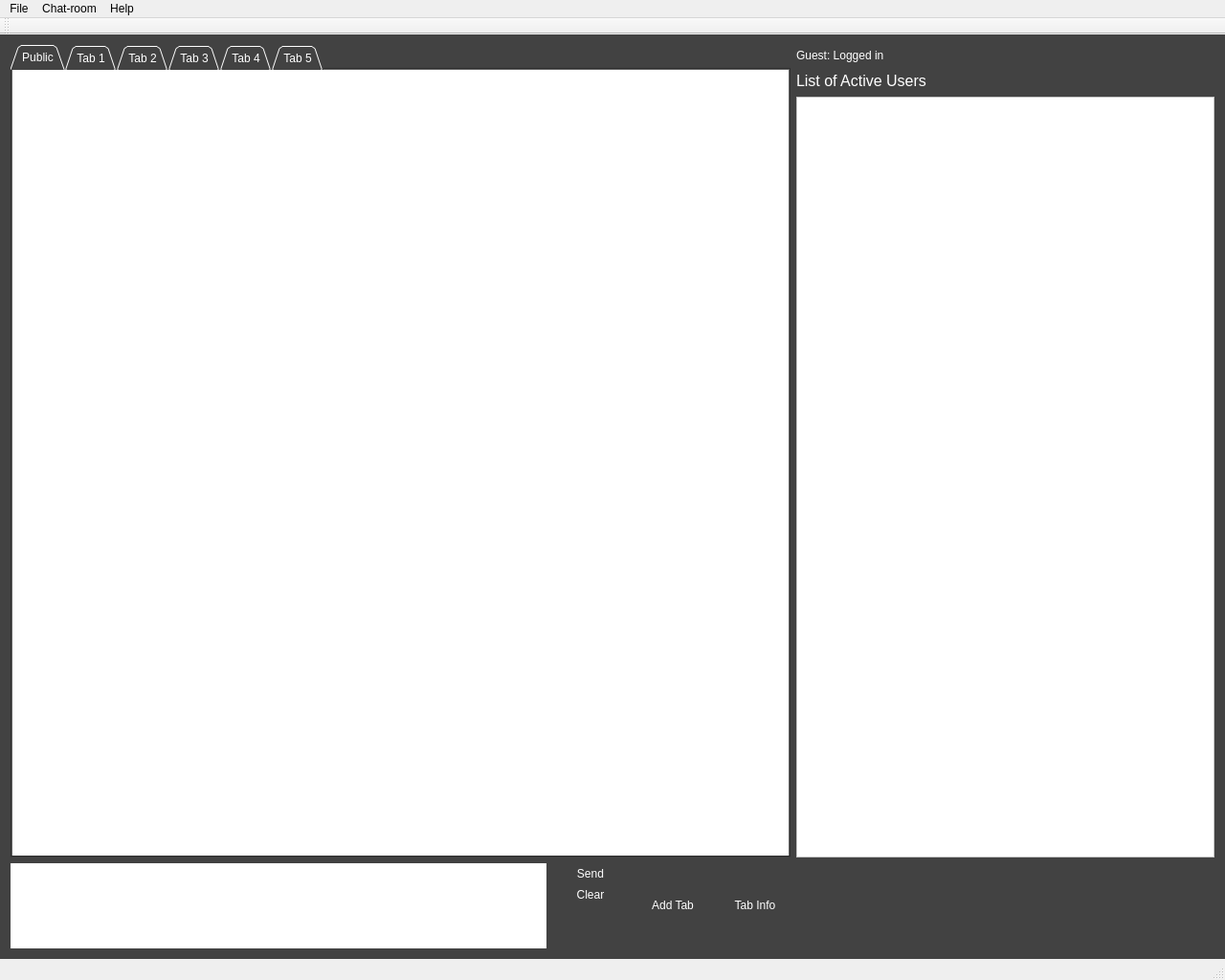
<?xml version="1.0" encoding="UTF-8"?>
<ui version="4.0">
 <class>Ventilate</class>
 <widget class="QMainWindow" name="Ventilate">
  <property name="geometry">
   <rect>
    <x>0</x>
    <y>0</y>
    <width>1280</width>
    <height>1024</height>
   </rect>
  </property>
  <property name="windowTitle">
   <string>Ventilate</string>
  </property>
  <widget class="QWidget" name="centralWidget">
   <property name="styleSheet">
    <string notr="true">background-color: rgb(66, 66, 66);</string>
   </property>
   <layout class="QVBoxLayout" name="verticalLayout_2">
    <item>
     <layout class="QHBoxLayout" name="horizontalLayout_2">
      <item>
       <widget class="QTabWidget" name="tbwChatrooms">
        <property name="minimumSize">
         <size>
          <width>811</width>
          <height>841</height>
         </size>
        </property>
        <property name="baseSize">
         <size>
          <width>811</width>
          <height>841</height>
         </size>
        </property>
        <property name="styleSheet">
         <string notr="true">color: rgb(255, 255, 255);</string>
        </property>
        <property name="tabShape">
         <enum>QTabWidget::Triangular</enum>
        </property>
        <property name="currentIndex">
         <number>0</number>
        </property>
        <property name="tabsClosable">
         <bool>false</bool>
        </property>
        <property name="tabBarAutoHide">
         <bool>false</bool>
        </property>
        <widget class="QWidget" name="t0">
         <attribute name="title">
          <string>Public</string>
         </attribute>
         <layout class="QHBoxLayout" name="horizontalLayout_3">
          <property name="spacing">
           <number>0</number>
          </property>
          <property name="leftMargin">
           <number>0</number>
          </property>
          <property name="topMargin">
           <number>0</number>
          </property>
          <property name="rightMargin">
           <number>0</number>
          </property>
          <property name="bottomMargin">
           <number>0</number>
          </property>
          <item>
           <widget class="QListWidget" name="lst0">
            <property name="styleSheet">
             <string notr="true">color: rgb(0, 0, 0);
background-color: rgb(255, 255, 255);</string>
            </property>
            <property name="frameShape">
             <enum>QFrame::NoFrame</enum>
            </property>
            <property name="frameShadow">
             <enum>QFrame::Plain</enum>
            </property>
            <property name="selectionMode">
             <enum>QAbstractItemView::NoSelection</enum>
            </property>
            <property name="flow">
             <enum>QListView::TopToBottom</enum>
            </property>
            <property name="wordWrap">
             <bool>true</bool>
            </property>
           </widget>
          </item>
         </layout>
        </widget>
        <widget class="QWidget" name="t1">
         <attribute name="title">
          <string>Tab 1</string>
         </attribute>
         <layout class="QVBoxLayout" name="verticalLayout_3">
          <property name="spacing">
           <number>0</number>
          </property>
          <property name="leftMargin">
           <number>0</number>
          </property>
          <property name="topMargin">
           <number>0</number>
          </property>
          <property name="rightMargin">
           <number>0</number>
          </property>
          <property name="bottomMargin">
           <number>0</number>
          </property>
          <item>
           <widget class="QListWidget" name="lst1">
            <property name="styleSheet">
             <string notr="true">color: rgb(0, 0, 0);
background-color: rgb(255, 255, 255);</string>
            </property>
           </widget>
          </item>
         </layout>
        </widget>
        <widget class="QWidget" name="t2">
         <attribute name="title">
          <string>Tab 2</string>
         </attribute>
         <layout class="QVBoxLayout" name="verticalLayout_4">
          <property name="spacing">
           <number>0</number>
          </property>
          <property name="leftMargin">
           <number>0</number>
          </property>
          <property name="topMargin">
           <number>0</number>
          </property>
          <property name="rightMargin">
           <number>0</number>
          </property>
          <property name="bottomMargin">
           <number>0</number>
          </property>
          <item>
           <widget class="QListWidget" name="lst2">
            <property name="styleSheet">
             <string notr="true">color: rgb(0, 0, 0);
background-color: rgb(255, 255, 255);</string>
            </property>
           </widget>
          </item>
         </layout>
        </widget>
        <widget class="QWidget" name="t3">
         <attribute name="title">
          <string>Tab 3</string>
         </attribute>
         <layout class="QVBoxLayout" name="verticalLayout_5">
          <property name="spacing">
           <number>0</number>
          </property>
          <property name="leftMargin">
           <number>0</number>
          </property>
          <property name="topMargin">
           <number>0</number>
          </property>
          <property name="rightMargin">
           <number>0</number>
          </property>
          <property name="bottomMargin">
           <number>0</number>
          </property>
          <item>
           <widget class="QListWidget" name="lst3">
            <property name="styleSheet">
             <string notr="true">color: rgb(0, 0, 0);
background-color: rgb(255, 255, 255);</string>
            </property>
           </widget>
          </item>
         </layout>
        </widget>
        <widget class="QWidget" name="t4">
         <attribute name="title">
          <string>Tab 4</string>
         </attribute>
         <layout class="QVBoxLayout" name="verticalLayout_6">
          <property name="spacing">
           <number>0</number>
          </property>
          <property name="leftMargin">
           <number>0</number>
          </property>
          <property name="topMargin">
           <number>0</number>
          </property>
          <property name="rightMargin">
           <number>0</number>
          </property>
          <property name="bottomMargin">
           <number>0</number>
          </property>
          <item>
           <widget class="QListWidget" name="lst4">
            <property name="styleSheet">
             <string notr="true">color: rgb(0, 0, 0);
background-color: rgb(255, 255, 255);</string>
            </property>
           </widget>
          </item>
         </layout>
        </widget>
        <widget class="QWidget" name="t5">
         <attribute name="title">
          <string>Tab 5</string>
         </attribute>
         <layout class="QVBoxLayout" name="verticalLayout_7">
          <property name="spacing">
           <number>0</number>
          </property>
          <property name="leftMargin">
           <number>0</number>
          </property>
          <property name="topMargin">
           <number>0</number>
          </property>
          <property name="rightMargin">
           <number>0</number>
          </property>
          <property name="bottomMargin">
           <number>0</number>
          </property>
          <item>
           <widget class="QListWidget" name="lst5">
            <property name="styleSheet">
             <string notr="true">color: rgb(0, 0, 0);
background-color: rgb(255, 255, 255);</string>
            </property>
           </widget>
          </item>
         </layout>
        </widget>
       </widget>
      </item>
      <item>
       <layout class="QVBoxLayout" name="vlRightPanel">
        <property name="sizeConstraint">
         <enum>QLayout::SetFixedSize</enum>
        </property>
        <item>
         <layout class="QVBoxLayout" name="vlInfoPanel">
          <item>
           <widget class="QLabel" name="lblActiveUser">
            <property name="minimumSize">
             <size>
              <width>437</width>
              <height>21</height>
             </size>
            </property>
            <property name="maximumSize">
             <size>
              <width>437</width>
              <height>21</height>
             </size>
            </property>
            <property name="baseSize">
             <size>
              <width>437</width>
              <height>21</height>
             </size>
            </property>
            <property name="styleSheet">
             <string notr="true">color: rgb(255, 255, 255);</string>
            </property>
            <property name="text">
             <string>Guest: Logged in</string>
            </property>
           </widget>
          </item>
          <item>
           <widget class="QLabel" name="lblActiveUsers">
            <property name="minimumSize">
             <size>
              <width>437</width>
              <height>21</height>
             </size>
            </property>
            <property name="maximumSize">
             <size>
              <width>437</width>
              <height>21</height>
             </size>
            </property>
            <property name="baseSize">
             <size>
              <width>437</width>
              <height>21</height>
             </size>
            </property>
            <property name="font">
             <font>
              <pointsize>12</pointsize>
             </font>
            </property>
            <property name="styleSheet">
             <string notr="true">color: rgb(255, 255, 255);</string>
            </property>
            <property name="text">
             <string>List of Active Users</string>
            </property>
           </widget>
          </item>
          <item>
           <widget class="QListWidget" name="lstActiveUsers">
            <property name="minimumSize">
             <size>
              <width>437</width>
              <height>795</height>
             </size>
            </property>
            <property name="maximumSize">
             <size>
              <width>437</width>
              <height>795</height>
             </size>
            </property>
            <property name="baseSize">
             <size>
              <width>437</width>
              <height>795</height>
             </size>
            </property>
            <property name="styleSheet">
             <string notr="true">color: rgb(0, 0, 0);
background-color: rgb(255, 255, 255);</string>
            </property>
           </widget>
          </item>
         </layout>
        </item>
        <item>
         <spacer name="vspRightPanel">
          <property name="orientation">
           <enum>Qt::Vertical</enum>
          </property>
          <property name="sizeHint" stdset="0">
           <size>
            <width>20</width>
            <height>40</height>
           </size>
          </property>
         </spacer>
        </item>
       </layout>
      </item>
     </layout>
    </item>
    <item>
     <layout class="QHBoxLayout" name="horizontalLayout">
      <item>
       <widget class="QPlainTextEdit" name="ptxtMessageBox">
        <property name="minimumSize">
         <size>
          <width>560</width>
          <height>81</height>
         </size>
        </property>
        <property name="baseSize">
         <size>
          <width>560</width>
          <height>81</height>
         </size>
        </property>
        <property name="styleSheet">
         <string notr="true">color: rgb(0, 0, 0);
background-color: rgb(255, 255, 255);</string>
        </property>
        <property name="frameShape">
         <enum>QFrame::NoFrame</enum>
        </property>
        <property name="frameShadow">
         <enum>QFrame::Plain</enum>
        </property>
       </widget>
      </item>
      <item>
       <layout class="QVBoxLayout" name="verticalLayout">
        <property name="spacing">
         <number>0</number>
        </property>
        <item>
         <widget class="QPushButton" name="btnSend">
          <property name="styleSheet">
           <string notr="true">color: rgb(255, 255, 255);</string>
          </property>
          <property name="text">
           <string>Send</string>
          </property>
          <property name="flat">
           <bool>true</bool>
          </property>
         </widget>
        </item>
        <item>
         <widget class="QPushButton" name="btnClear">
          <property name="styleSheet">
           <string notr="true">color: rgb(255, 255, 255);</string>
          </property>
          <property name="text">
           <string>Clear</string>
          </property>
          <property name="flat">
           <bool>true</bool>
          </property>
         </widget>
        </item>
        <item>
         <spacer name="verticalSpacer">
          <property name="orientation">
           <enum>Qt::Vertical</enum>
          </property>
          <property name="sizeHint" stdset="0">
           <size>
            <width>20</width>
            <height>40</height>
           </size>
          </property>
         </spacer>
        </item>
       </layout>
      </item>
      <item>
       <widget class="QPushButton" name="btnAddTab">
        <property name="styleSheet">
         <string notr="true">color: rgb(255, 255, 255);</string>
        </property>
        <property name="text">
         <string>Add Tab</string>
        </property>
        <property name="flat">
         <bool>true</bool>
        </property>
       </widget>
      </item>
      <item>
       <widget class="QPushButton" name="btnTabInfo">
        <property name="styleSheet">
         <string notr="true">color: rgb(255, 255, 255);</string>
        </property>
        <property name="text">
         <string>Tab Info</string>
        </property>
        <property name="flat">
         <bool>true</bool>
        </property>
       </widget>
      </item>
      <item>
       <spacer name="horizontalSpacer">
        <property name="orientation">
         <enum>Qt::Horizontal</enum>
        </property>
        <property name="sizeHint" stdset="0">
         <size>
          <width>40</width>
          <height>20</height>
         </size>
        </property>
       </spacer>
      </item>
     </layout>
    </item>
   </layout>
   <zorder></zorder>
   <zorder></zorder>
  </widget>
  <widget class="QMenuBar" name="menuBar">
   <property name="geometry">
    <rect>
     <x>0</x>
     <y>0</y>
     <width>1280</width>
     <height>21</height>
    </rect>
   </property>
   <widget class="QMenu" name="menuFile">
    <property name="title">
     <string>File</string>
    </property>
    <addaction name="actionLogin"/>
    <addaction name="actionLogout"/>
    <addaction name="separator"/>
    <addaction name="actionExit"/>
   </widget>
   <widget class="QMenu" name="menuChat_room">
    <property name="title">
     <string>Chat-room</string>
    </property>
    <addaction name="actionJoin_Chat_room"/>
    <addaction name="actionLeave_Chat_room"/>
    <addaction name="separator"/>
    <addaction name="actionCreate_Chat_room"/>
    <addaction name="separator"/>
    <addaction name="actionReport_Chat_room"/>
   </widget>
   <widget class="QMenu" name="menuHelp">
    <property name="title">
     <string>Help</string>
    </property>
    <addaction name="actionHelp"/>
    <addaction name="actionAbout_Ventilate"/>
    <addaction name="separator"/>
    <addaction name="actionAbout_Qt"/>
   </widget>
   <addaction name="menuFile"/>
   <addaction name="menuChat_room"/>
   <addaction name="menuHelp"/>
  </widget>
  <widget class="QToolBar" name="mainToolBar">
   <attribute name="toolBarArea">
    <enum>TopToolBarArea</enum>
   </attribute>
   <attribute name="toolBarBreak">
    <bool>false</bool>
   </attribute>
  </widget>
  <widget class="QStatusBar" name="statusBar"/>
  <action name="actionJoin_Chat_room">
   <property name="text">
    <string>Join Chat-room</string>
   </property>
  </action>
  <action name="actionLeave_Chat_room">
   <property name="text">
    <string>Leave Chat-room</string>
   </property>
  </action>
  <action name="actionCreate_Chat_room">
   <property name="text">
    <string>Create Chat-room</string>
   </property>
  </action>
  <action name="actionReport_Chat_room">
   <property name="text">
    <string>Report Chat-room</string>
   </property>
  </action>
  <action name="actionLogin">
   <property name="text">
    <string>Login</string>
   </property>
  </action>
  <action name="actionLogout">
   <property name="text">
    <string>Logout</string>
   </property>
  </action>
  <action name="actionExit">
   <property name="text">
    <string>Exit</string>
   </property>
  </action>
  <action name="actionHelp">
   <property name="text">
    <string>Help</string>
   </property>
  </action>
  <action name="actionAbout_Ventilate">
   <property name="text">
    <string>About Ventilate</string>
   </property>
  </action>
  <action name="actionAbout_Qt">
   <property name="text">
    <string>About Qt</string>
   </property>
  </action>
 </widget>
 <layoutdefault spacing="6" margin="11"/>
 <resources/>
 <connections/>
</ui>
